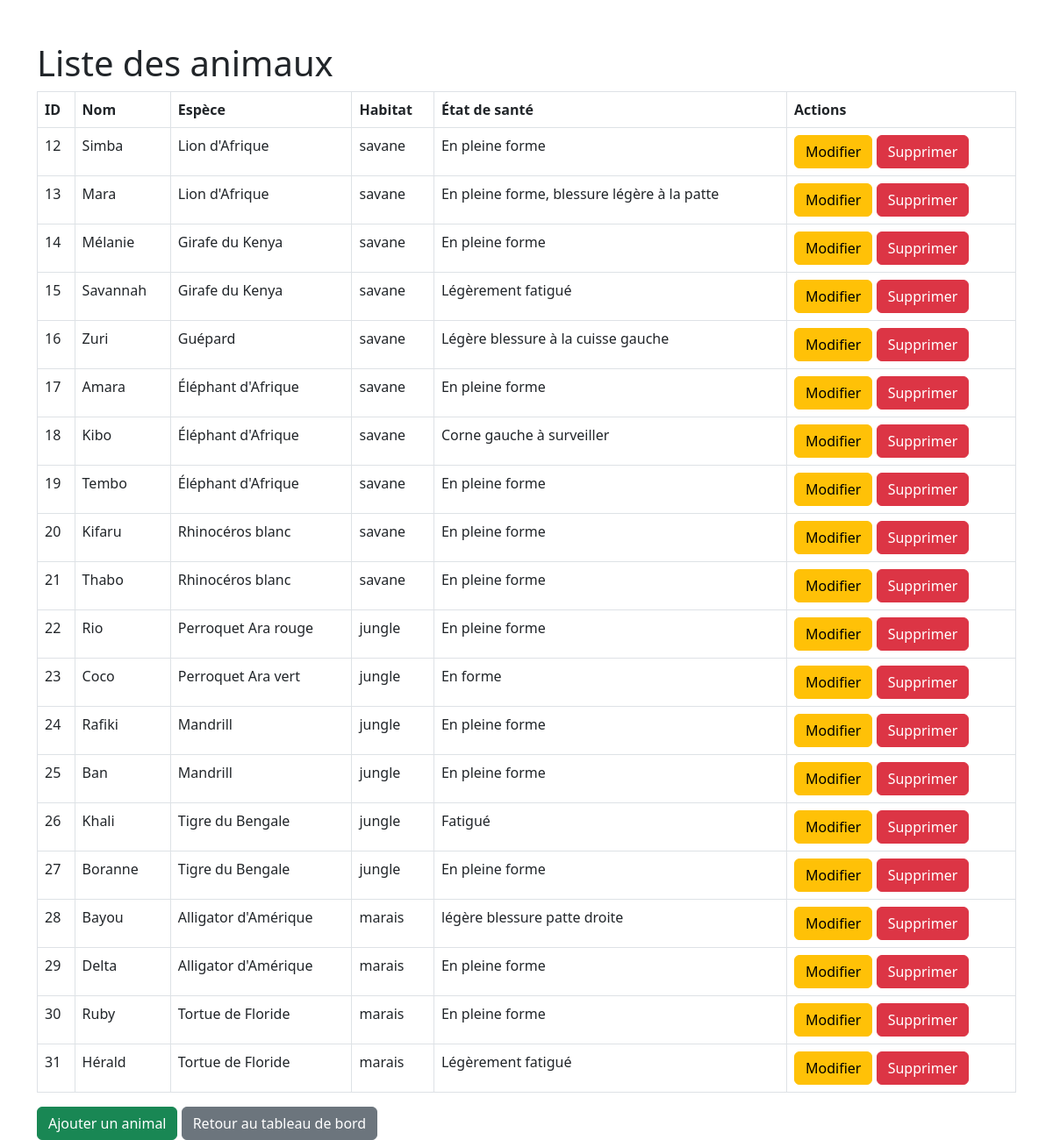
Before: /manage_animals.php with the older database file.
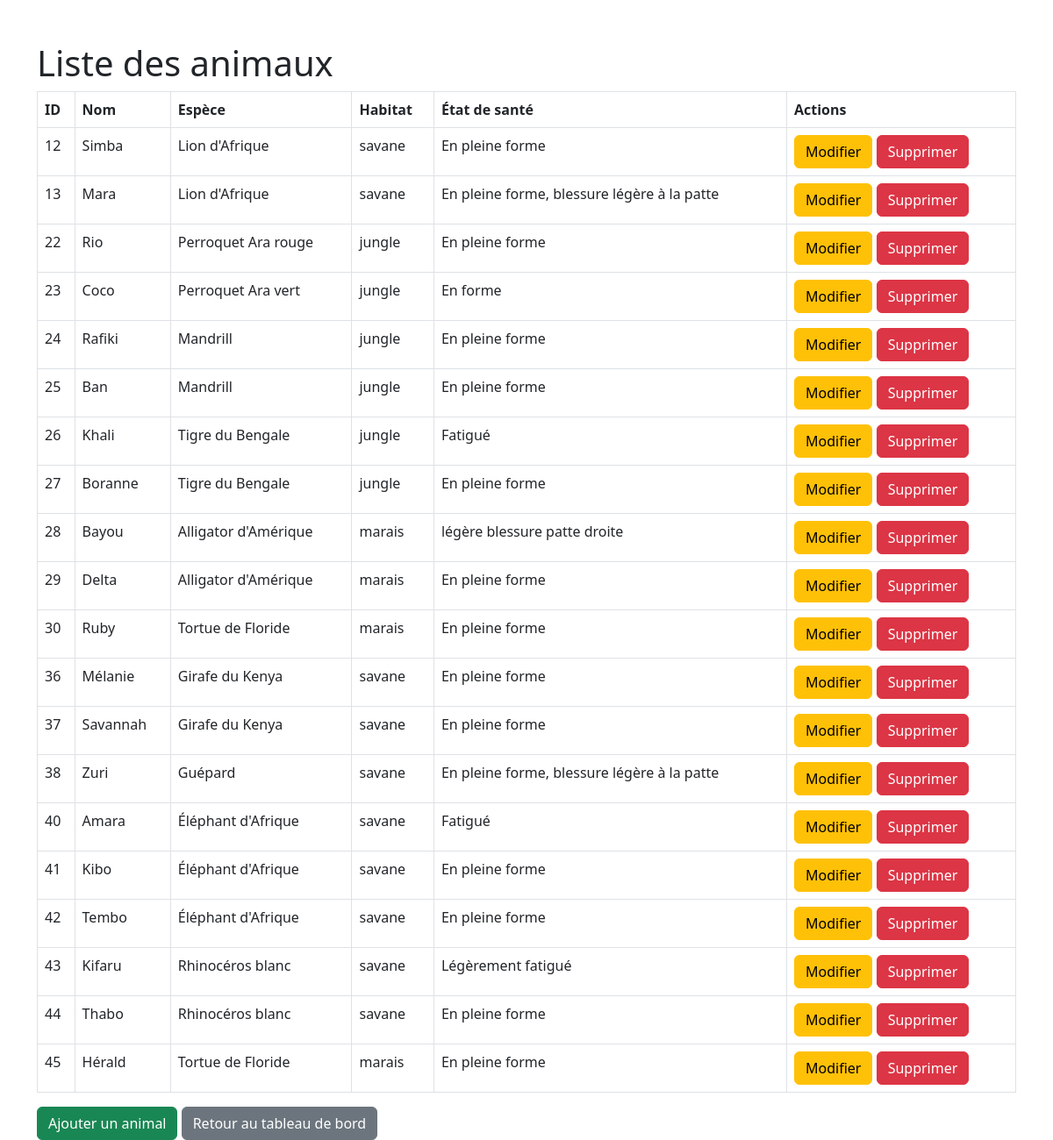
After: the same page with the newer database file.
### tables this page shows
CREATE TABLE `animals` (
  `id` int NOT NULL AUTO_INCREMENT,
  `name` varchar(255) NOT NULL,
  `race` varchar(255) NOT NULL,
  `habitat` varchar(255) NOT NULL,
  `health` varchar(255) NOT NULL,
  `food` varchar(255) NOT NULL,
  `food_quantity` float NOT NULL,
  `last_checkup` date NOT NULL,
  `image` varchar(255) DEFAULT NULL,
  `food_unit` varchar(10) DEFAULT NULL,
  PRIMARY KEY (`id`)
);

### manage_animals.php (the view, shortened to what this page needs)
<?php
require 'db.php';
$animals = $pdo->prepare("SELECT * FROM animals");
$animals->execute();
$animalList = $animals->fetchAll();
?>
<!DOCTYPE html>
<html lang="fr">
<head>
    <link href="https://cdn.jsdelivr.net/npm/bootstrap@5.3.0/dist/css/bootstrap.min.css" rel="stylesheet">
</head>
<body>
    <div class="container mt-5">
        <h1>Liste des animaux</h1>
        <table class="table table-bordered">
            <thead>
                <tr>
                    <th>ID</th>
                    <th>Nom</th>
                    <th>Espèce</th>
                    <th>Habitat</th>
                    <th>État de santé</th>
                    <th>Actions</th>
                </tr>
            </thead>
            <tbody>
                <?php foreach ($animalList as $animal): ?>
                <tr>
                    <td><?php echo $animal['id']; ?></td>
                    <td><?php echo $animal['name']; ?></td>
                    <td><?php echo $animal['race']; ?></td>
                    <td><?php echo $animal['habitat']; ?></td>
                    <td><?php echo $animal['health']; ?></td>
                    <td>
                        <a href="edit_animal.php?id=<?php echo $animal['id']; ?>" class="btn btn-warning">Modifier</a>
                        <form method="POST" action="" style="display:inline;">
                            <button type="submit" class="btn btn-danger">Supprimer</button>
                        </form>
                    </td>
                </tr>
                <?php endforeach; ?>
            </tbody>
        </table>
        <a href="add_animal.php" class="btn btn-success">Ajouter un animal</a>
        <a href="admin_dashboard.php" class="btn btn-secondary">Retour au tableau de bord</a>
    </div>
</body>
</html>

Changed rows visible on the page:
removed animals: id "14", name "Mélanie", race "Girafe du Kenya", habitat "savane", health "En pleine forme"
removed animals: id "15", name "Savannah", race "Girafe du Kenya", habitat "savane", health "Légèrement fatigué"
removed animals: id "16", name "Zuri", race "Guépard", habitat "savane", health "Légère blessure à la cuisse gauche"
removed animals: id "17", name "Amara", race "Éléphant d'Afrique", habitat "savane", health "En pleine forme"
removed animals: id "18", name "Kibo", race "Éléphant d'Afrique", habitat "savane", health "Corne gauche à surveiller"
removed animals: id "19", name "Tembo", race "Éléphant d'Afrique", habitat "savane", health "En pleine forme"
removed animals: id "20", name "Kifaru", race "Rhinocéros blanc", habitat "savane", health "En pleine forme"
removed animals: id "21", name "Thabo", race "Rhinocéros blanc", habitat "savane", health "En pleine forme"
removed animals: id "31", name "Hérald", race "Tortue de Floride", habitat "marais", health "Légèrement fatigué"
added animals: id "36", name "Mélanie", race "Girafe du Kenya", habitat "savane", health "En pleine forme"
added animals: id "37", name "Savannah", race "Girafe du Kenya", habitat "savane", health "En pleine forme"
added animals: id "38", name "Zuri", race "Guépard", habitat "savane", health "En pleine forme, blessure légère à la patte"
added animals: id "40", name "Amara", race "Éléphant d'Afrique", habitat "savane", health "Fatigué"
added animals: id "41", name "Kibo", race "Éléphant d'Afrique", habitat "savane", health "En pleine forme"
added animals: id "42", name "Tembo", race "Éléphant d'Afrique", habitat "savane", health "En pleine forme"
added animals: id "43", name "Kifaru", race "Rhinocéros blanc", habitat "savane", health "Légèrement fatigué"
added animals: id "44", name "Thabo", race "Rhinocéros blanc", habitat "savane", health "En pleine forme"
added animals: id "45", name "Hérald", race "Tortue de Floride", habitat "marais", health "En pleine forme"
